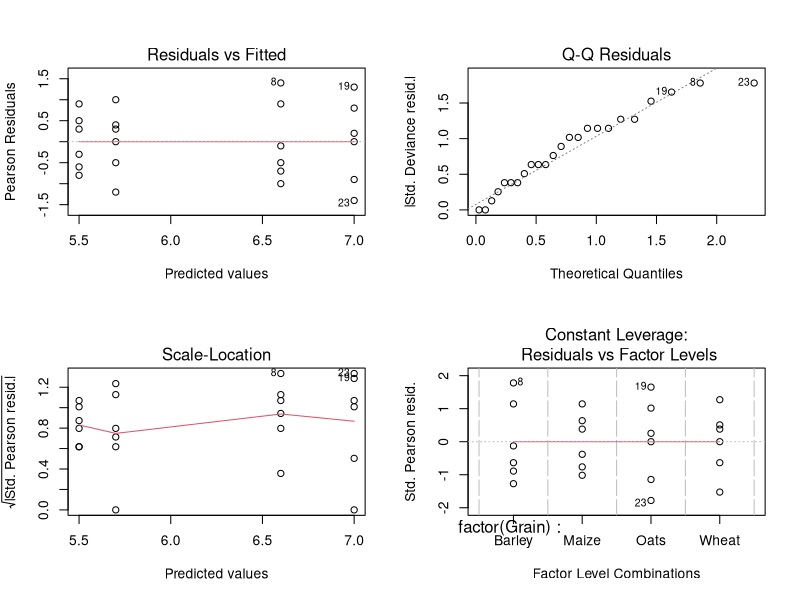
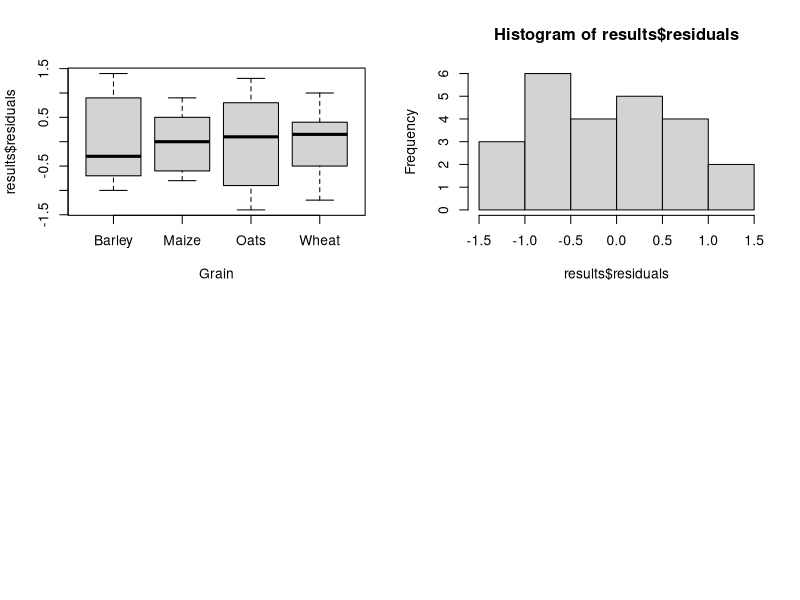

Write the R code that produced these figures, in order.
Wheat <- c(5.2,4.5,6.0,6.1,6.7,5.7)
Barley <- c(6.5,8.0,6.1,7.5,5.9,5.6)
Maize <- c(5.8,4.7,6.4,4.9,6.0,5.2)
Oats <- c(8.3,6.1,7.8,7.0,5.6,7.2)	

Grain <- c(rep("Wheat",6),rep("Barley",6),rep("Maize",6),rep("Oats",6))
Thiamin <- c(Wheat,Barley,Maize,Oats)


results <- glm(Thiamin ~ factor(Grain))
summary(results)
summary(aov(results))

par(mfrow=c(2,2))
plot(results)
boxplot(results$residuals ~ Grain)
hist(results$residuals)
 
shapiro.test(results$residuals)

 
######################

maize <- c(rep(0,12),rep(1,6),rep(0,6))
oats <- c(rep(0,18),rep(1,6))
wheat <- c(rep(1,6),rep(0,18))

maize
oats
wheat


results2 <- lm(Thiamin ~ maize + oats + wheat)
summary(results2)

anova(lm(Thiamin ~ 1), results2)

######################


barley <- c(rep(0,6),rep(1,6),rep(0,12))
barley
results3 <- lm(Thiamin ~ maize + oats + wheat + barley)
summary(results3)


######################


Grain2 <- c(rep(1,6),rep(2,6),rep(3,6),rep(4,6))
results4 <- glm(Thiamin ~ factor(Grain2))
summary(aov(results4))
